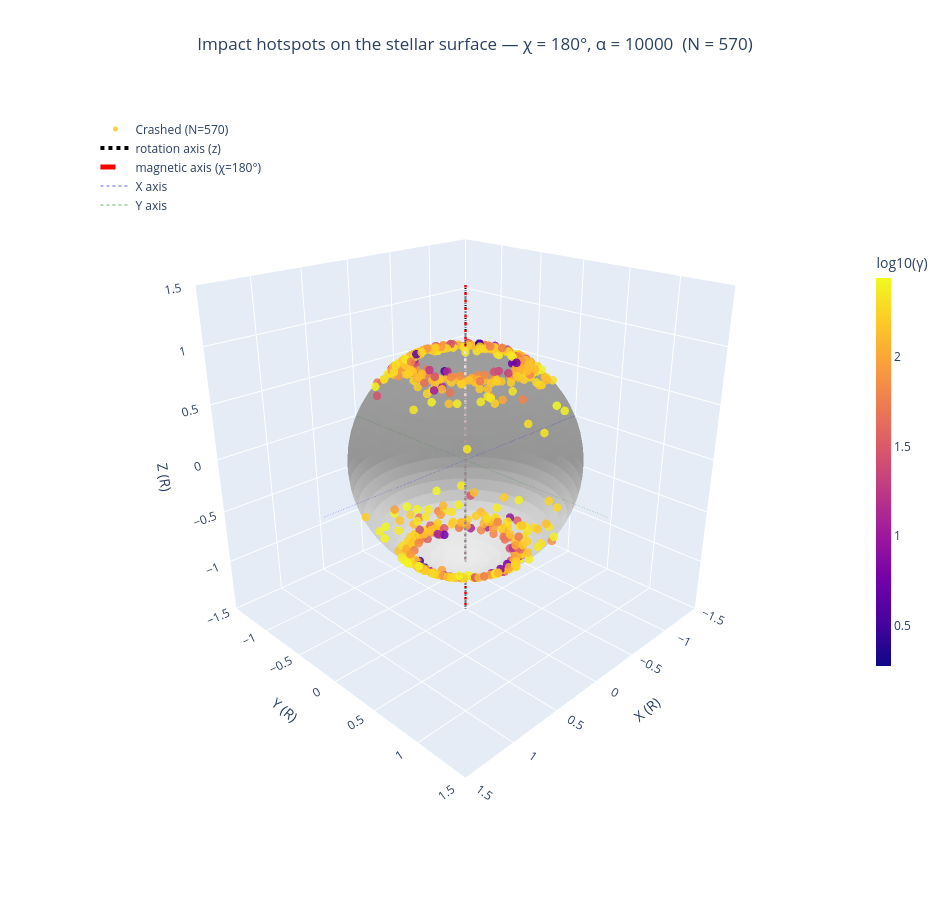

Here is the notebook cell this chart was saved with:
### Code cell
# =========================================================
# HOTSPOTS 3D — partículas que crasharam na estrela
# χ = 180°, com a estrela como esfera 3D
# =========================================================
import numpy as np
import pandas as pd
import plotly.graph_objects as go

# ---------- Configuração ----------
CSV_FILE   = "particles_all_runs.csv"
ALPHA_VAL  = 10000
ANGLE_DEG  = 180
STATUS     = "Crashed"
R_STAR     = 1.0

# ---------- Carrega ----------
df = pd.read_csv(CSV_FILE)
d = df[(df.angle_deg == ANGLE_DEG) &
       (df.alpha == ALPHA_VAL) &
       (df.status == STATUS)].copy()

print(f"Partículas {STATUS} em χ={ANGLE_DEG}°, α={ALPHA_VAL}: {len(d)}")

if len(d) == 0:
    raise ValueError("Nenhuma partícula encontrada. Ajuste os filtros.")

# ---------- Coordenadas das partículas ----------
# Para Crashed, a posição final é sobre a superfície da estrela (r ≈ R)
xf = d.xf.values
yf = d.yf.values
zf = d.zf.values
gamma = d.gamma_final.values

# Normaliza para garantir que os pontos estão exatamente em r = R
r = np.sqrt(xf**2 + yf**2 + zf**2)
xf_n = xf / r * R_STAR
yf_n = yf / r * R_STAR
zf_n = zf / r * R_STAR

# Coordenadas esféricas para estatística
theta_f = np.degrees(np.arccos(np.clip(zf_n / R_STAR, -1, 1)))
phi_f   = np.degrees(np.arctan2(yf_n, xf_n))

print(f"θ_f mediana: {np.median(theta_f):.1f}°")
print(f"θ_f range:   {theta_f.min():.1f}° / {theta_f.max():.1f}°")
print(f"Fracção no HN (θ_f < 90°): {(theta_f < 90).mean():.3f}")
print(f"Fracção no HS (θ_f > 90°): {(theta_f > 90).mean():.3f}")

# =========================================================
# FIGURA
# =========================================================
fig = go.Figure()

# ---------- Estrela 3D ----------
u, v = np.mgrid[0:2*np.pi:60j, 0:np.pi:30j]
xs = R_STAR * np.cos(u) * np.sin(v)
ys = R_STAR * np.sin(u) * np.sin(v)
zs = R_STAR * np.cos(v)

fig.add_trace(go.Surface(
    x=xs, y=ys, z=zs,
    colorscale=[[0, 'lightgray'], [1, 'lightgray']],
    showscale=False,
    opacity=0.9,
    name='star',
    hoverinfo='skip',
    lighting=dict(ambient=0.7, diffuse=0.6, specular=0.1),
))

# ---------- Partículas que crasharam ----------
log_gamma = np.log10(np.clip(gamma, 1, None))

fig.add_trace(go.Scatter3d(
    x=xf_n, y=yf_n, z=zf_n,
    mode='markers',
    marker=dict(
        size=5,
        color=log_gamma,
        colorscale='Plasma',
        cmin=log_gamma.min(),
        cmax=log_gamma.max(),
        colorbar=dict(title=r'log10(γ)', thickness=15, len=0.6),
        opacity=0.85,
        line=dict(width=0),
    ),
    name=f'{STATUS} (N={len(d)})',
    text=[f"θ={t:.1f}°, φ={p:.1f}°, γ={g:.1f}"
          for t, p, g in zip(theta_f, phi_f, gamma)],
    hovertemplate="x: %{x:.3f}<br>y: %{y:.3f}<br>z: %{z:.3f}<br>%{text}<extra></extra>",
))

# ---------- Eixos ----------
L = 1.5
fig.add_trace(go.Scatter3d(
    x=[0, 0], y=[0, 0], z=[-L, L],
    mode='lines',
    line=dict(color='black', width=4, dash='dot'),
    name='rotation axis (z)',
))

Xt = np.radians(ANGLE_DEG)
fig.add_trace(go.Scatter3d(
    x=[-L*np.sin(Xt), L*np.sin(Xt)],
    y=[0, 0],
    z=[-L*np.cos(Xt), L*np.cos(Xt)],
    mode='lines',
    line=dict(color='red', width=5, dash='dash'),
    name=f'magnetic axis (χ={ANGLE_DEG}°)',
))

# Eixos X, Y, Z como linhas guia
for vec, col, name in [((1,0,0), 'blue', 'X'),
                        ((0,1,0), 'green', 'Y')]:
    fig.add_trace(go.Scatter3d(
        x=[-vec[0]*L, vec[0]*L],
        y=[-vec[1]*L, vec[1]*L],
        z=[-vec[2]*L, vec[2]*L],
        mode='lines',
        line=dict(color=col, width=2, dash='dot'),
        opacity=0.3,
        name=f'{name} axis',
    ))

# =========================================================
# LAYOUT
# =========================================================
fig.update_layout(
    scene=dict(
        xaxis=dict(title='X (R)', range=[-L, L]),
        yaxis=dict(title='Y (R)', range=[-L, L]),
        zaxis=dict(title='Z (R)', range=[-L, L]),
        aspectmode='cube',
        camera=dict(eye=dict(x=1.6, y=1.6, z=1.0)),
    ),
    title=dict(
        text=f'Impact hotspots on the stellar surface — '
             f'χ = {ANGLE_DEG}°, α = {ALPHA_VAL}  (N = {len(d)})',
        x=0.5,
    ),
    width=950, height=900,
    legend=dict(x=0.02, y=0.98, bgcolor='rgba(255,255,255,0.85)'),
)

fig.show()

### Figure 1 — Plotly figure (JSON) as saved in the notebook; plotly's stock layout.template omitted (floating-point values rounded to 4 significant figures; data arrays with more than 128 entries replaced by an {"elided": "..."} marker saying what was removed)
{"data": [{"colorscale": [[0, "lightgray"], [1, "lightgray"]], "hoverinfo": "skip", "lighting": {"ambient": 0.7, "diffuse": 0.6, "specular": 0.1}, "name": "star", "opacity": 0.9, "showscale": false, "type": "surface", "x": {"elided": "60x30 float values"}, "y": {"elided": "60x30 float values"}, "z": {"elided": "60x30 float values"}}, {"hovertemplate": "x: %{x:.3f}<br>y: %{y:.3f}<br>z: %{z:.3f}<br>%{text}<extra></extra>", "marker": {"cmax": 2.437, "cmin": 0.2773, "color": {"elided": "570 float values"}, "colorbar": {"len": 0.6, "thickness": 15, "title": {"text": "log10(γ)"}}, "colorscale": [[0, "#0d0887"], [0.1111, "#46039f"], [0.2222, "#7201a8"], [0.3333, "#9c179e"], [0.4444, "#bd3786"], [0.5556, "#d8576b"], [0.6667, "#ed7953"], [0.7778, "#fb9f3a"], [0.8889, "#fdca26"], [1, "#f0f921"]], "line": {"width": 0}, "opacity": 0.85, "size": 5}, "mode": "markers", "name": "Crashed (N=570)", "text": {"elided": "570 str values"}, "type": "scatter3d", "x": {"elided": "570 float values"}, "y": {"elided": "570 float values"}, "z": {"elided": "570 float values"}}, {"line": {"color": "black", "dash": "dot", "width": 4}, "mode": "lines", "name": "rotation axis (z)", "type": "scatter3d", "x": [0, 0], "y": [0, 0], "z": [-1.5, 1.5]}, {"line": {"color": "red", "dash": "dash", "width": 5}, "mode": "lines", "name": "magnetic axis (χ=180°)", "type": "scatter3d", "x": [-1.837e-16, 1.837e-16], "y": [0, 0], "z": [1.5, -1.5]}, {"line": {"color": "blue", "dash": "dot", "width": 2}, "mode": "lines", "name": "X axis", "opacity": 0.3, "type": "scatter3d", "x": [-1.5, 1.5], "y": [0, 0], "z": [0, 0]}, {"line": {"color": "green", "dash": "dot", "width": 2}, "mode": "lines", "name": "Y axis", "opacity": 0.3, "type": "scatter3d", "x": [0, 0], "y": [-1.5, 1.5], "z": [0, 0]}], "layout": {"height": 900, "legend": {"bgcolor": "rgba(255,255,255,0.85)", "x": 0.02, "y": 0.98}, "scene": {"aspectmode": "cube", "camera": {"eye": {"x": 1.6, "y": 1.6, "z": 1}}, "xaxis": {"range": [-1.5, 1.5], "title": {"text": "X (R)"}}, "yaxis": {"range": [-1.5, 1.5], "title": {"text": "Y (R)"}}, "zaxis": {"range": [-1.5, 1.5], "title": {"text": "Z (R)"}}}, "title": {"text": "Impact hotspots on the stellar surface — χ = 180°, α = 10000  (N = 570)", "x": 0.5}, "width": 950}}
